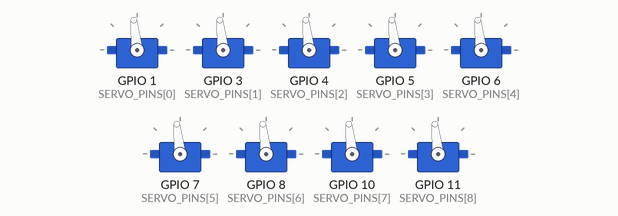
Recording of a sketch running on a simulated ESP32-S3. Shown: 9 × servo. What the sketch prints to the serial monitor is not drawn.

Above: at 2.55 s.
At 4.95 s:
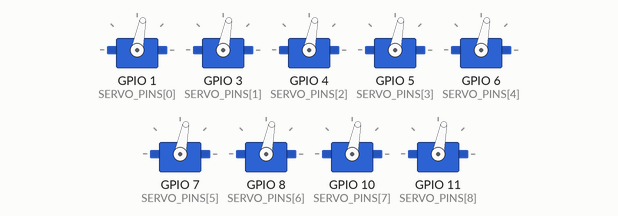
Timing chart, 0 to 10.2 s (numbered marks = the images above):
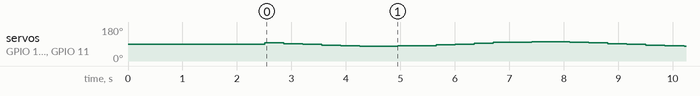

The sketch:

polyp_3x3_sway_v1_3.ino
```cpp
/*
 * PROJECT: Polyp (notwled servo console)
 * DEVICE:  3x3 rig, gentle synchronized sway test, ESP32-S3 SuperMini
 *
 * v1.3: different theory of the jerk, opposite fix from v1.1's.
 *
 * v1.1 sent a new target every 20ms with a tiny (~0.2 degree) delta,
 * assuming the fix was finer signal resolution, it wasn't, still jerky.
 * But 2026-09-09 bench testing found the servos move perfectly smoothly
 * on the fast stand-up-to-90 move, they only chatter on the slow sway.
 * That's the signature of a cheap analog servo's control loop: it drives
 * confidently toward a target with real position error, but dithers/
 * buzzes when the error is tiny, exactly what a continuous slow creep
 * feeds it every 20ms.
 *
 * So this version does the opposite of v1.1: instead of streaming
 * sub-degree corrections constantly, it samples the same sine trajectory
 * only every STEP_INTERVAL_MS and sends ONE confident target each time,
 * a real multi-degree move the servo can execute the way it executes the
 * stand-up move, not a correction it has to dither over. Motion will read
 * as distinct steps rather than one continuous glide, but each step
 * should itself be clean, worth comparing against v1.1/v1.2 by feel.
 *
 * WIRING: GPIO 1,3,4,5,6,7,8,10,11 -> servo 1..9 (servo8/9 remapped off
 * the retired GPIO9, see v1.2's header for why).
 */

#include <ESP32Servo.h>

#define VERSION "1.3"

// ---------------- CONFIG ----------------

const int SERVO_PINS[9] = {1, 3, 4, 5, 6, 7, 8, 10, 11};

const float SHAFT_TO_TIP_CM = 25.0;
const float TIP_SWAY_CM     = 5.0;

const int CENTER_DEG = 90;
const float SWAY_PERIOD_S = 6.0;

const int MIN_US = 500, MAX_US = 2400;

float angleTrim[9] = {0, 0, 0, 0, 0, 0, 0, 0, 0};

// how far apart in time each confident step is sent. Bigger = fewer, more
// decisive moves (try 250-600ms), smaller drifts back toward v1.1's chatter.
const unsigned long STEP_INTERVAL_MS = 350;

const unsigned long ARM_DELAY_MS = 1000;

// -----------------------------------------

Servo servos[9];
float swingDeg;
unsigned long lastStepMs = 0;

int degToUs(float deg) {
  deg = constrain(deg, 0.0, 180.0);
  return (int)round(MIN_US + (deg / 180.0) * (MAX_US - MIN_US));
}

void setup() {
  Serial.begin(115200);
  delay(1500);

  swingDeg = degrees(asin(TIP_SWAY_CM / SHAFT_TO_TIP_CM));
  Serial.printf("Polyp 3x3 sway test, firmware v%s\n", VERSION);
  Serial.printf(
    "tip sway target %.1fcm at %.1fcm horn length -> +/-%.2f degrees, "
    "stepped every %lums\n",
    TIP_SWAY_CM, SHAFT_TO_TIP_CM, swingDeg, STEP_INTERVAL_MS
  );

  ESP32PWM::allocateTimer(0);
  ESP32PWM::allocateTimer(1);
  ESP32PWM::allocateTimer(2);
  ESP32PWM::allocateTimer(3);

  Serial.println("Standing up to 90 degrees...");
  for (int i = 0; i < 9; i++) {
    servos[i].setPeriodHertz(50);
    servos[i].attach(SERVO_PINS[i], MIN_US, MAX_US);
    servos[i].writeMicroseconds(degToUs(CENTER_DEG + angleTrim[i]));
  }

  delay(ARM_DELAY_MS);
  Serial.println("Swaying, stepped.");
}

void loop() {
  if (millis() - lastStepMs < STEP_INTERVAL_MS) return;
  lastStepMs = millis();

  float t = millis() / 1000.0;
  float phase = (2.0 * PI / SWAY_PERIOD_S) * t;
  float angleDeg = CENTER_DEG + swingDeg * sin(phase);

  for (int i = 0; i < 9; i++) {
    servos[i].writeMicroseconds(degToUs(angleDeg + angleTrim[i]));
  }
}
```
